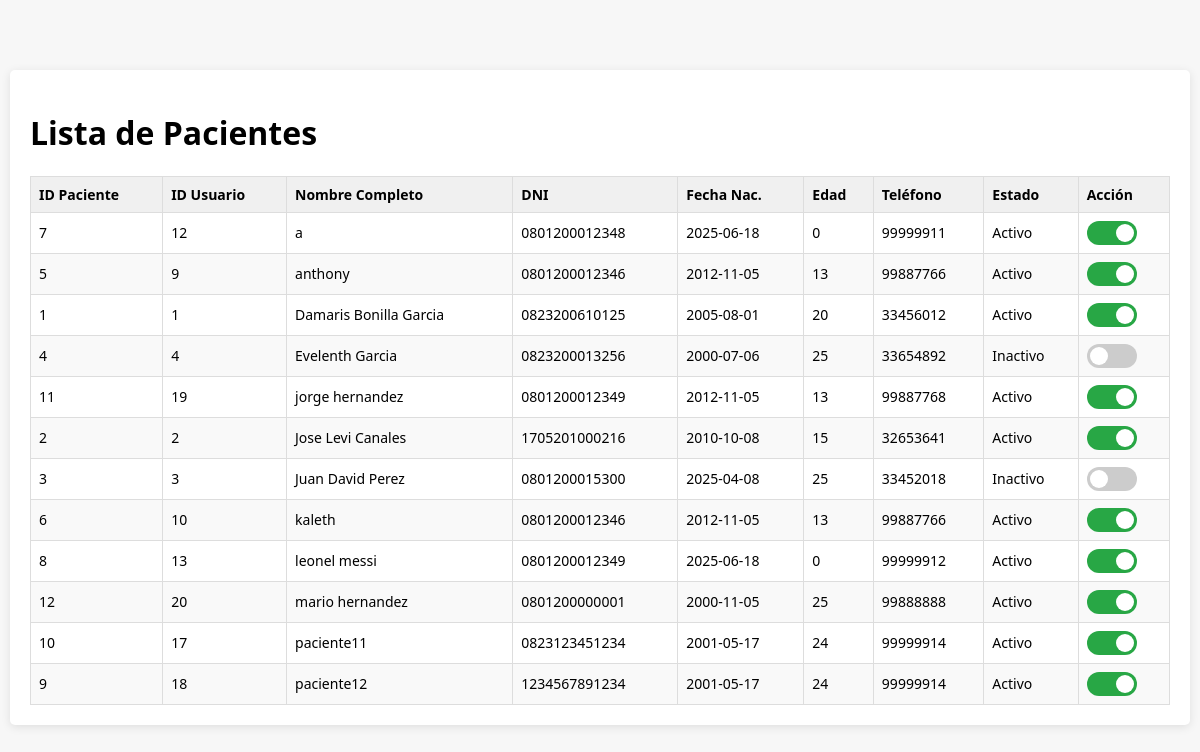
The app's page /Listar_pacientes.php, older data.
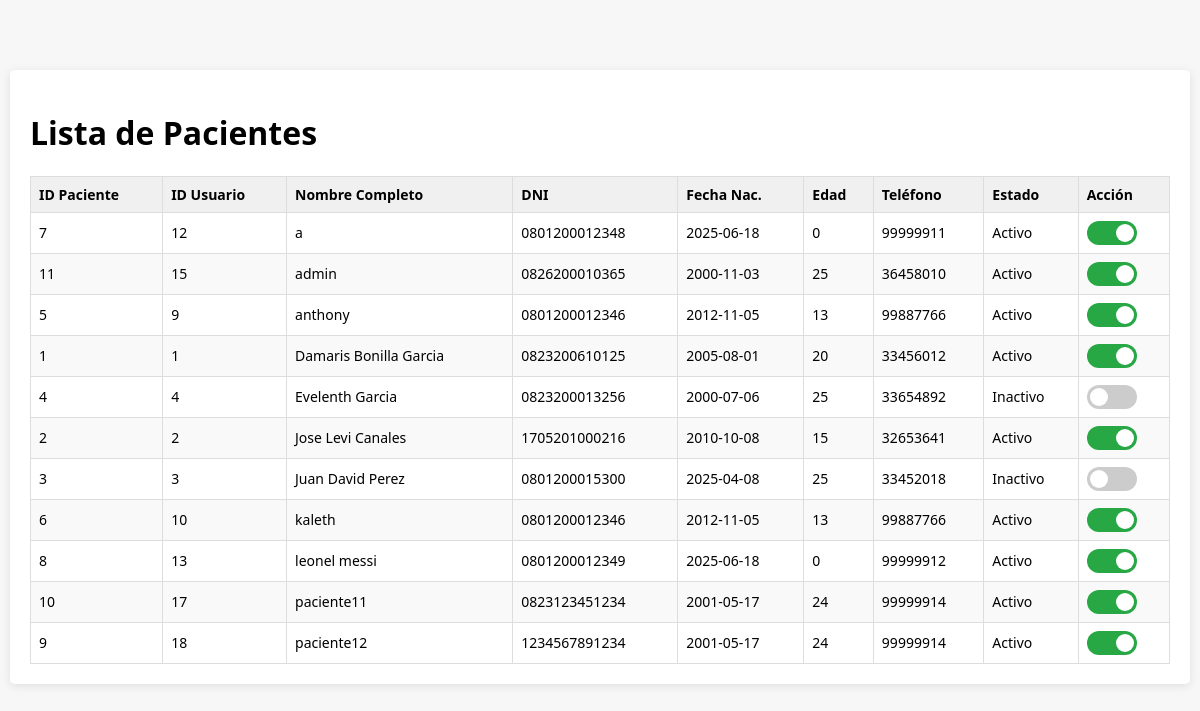
The same page, newer data.
### tables this page shows
CREATE TABLE `pacientes` (
  `id_pacientes` int(11) NOT NULL,
  `id_usuarios` int(11) NOT NULL,
  `nombre_completo` varchar(100) DEFAULT NULL,
  `DNI` varchar(20) DEFAULT NULL,
  `fecha_nacimiento` date DEFAULT NULL,
  `edad` int(11) DEFAULT NULL,
  `telefono` varchar(20) DEFAULT NULL,
  `estado` enum('Activo','Inactivo') NOT NULL DEFAULT 'Activo'
);

### Listar_pacientes.php (the view, shortened to what this page needs)
<?php
require_once 'db_connection.php';
$sql = "SELECT id_pacientes, id_usuarios, nombre_completo, DNI, fecha_nacimiento, edad, telefono, estado
        FROM pacientes ORDER BY nombre_completo ASC";
$resultado = $conexion->query($sql);
$total_entradas = $resultado->num_rows;
?>
<!DOCTYPE html>
<html lang="es">
<head>
    <link rel="stylesheet" href="https://cdnjs.cloudflare.com/ajax/libs/font-awesome/6.0.0-beta3/css/all.min.css">
</head>
<body>
    <div class="main-content">
        <h1>Lista de Pacientes</h1>
        <table>
            <thead>
                <tr>
                    <th>ID Paciente</th>
                    <th>ID Usuario</th>
                    <th>Nombre Completo</th>
                    <th>DNI</th>
                    <th>Fecha Nac.</th>
                    <th>Edad</th>
                    <th>Teléfono</th>
                    <th>Estado</th>
                    <th>Acción</th>
                </tr>
            </thead>
            <tbody>
            <?php
            if ($total_entradas > 0) {
                while($fila = $resultado->fetch_assoc()) {
                    echo "<tr>";
                    echo "<td>".htmlspecialchars($fila['id_pacientes'])."</td>";
                    echo "<td>".htmlspecialchars($fila['id_usuarios'])."</td>";
                    echo "<td>".htmlspecialchars($fila['nombre_completo'])."</td>";
                    echo "<td>".htmlspecialchars($fila['DNI'])."</td>";
                    echo "<td>".htmlspecialchars($fila['fecha_nacimiento'])."</td>";
                    echo "<td>".htmlspecialchars($fila['edad'])."</td>";
                    echo "<td>".htmlspecialchars($fila['telefono'])."</td>";
                    echo "<td class='estado-text'>".htmlspecialchars($fila['estado'])."</td>";
                    echo "<td>
                        <label class='switch'>
                            <input type='checkbox' class='estado-switch'
                                   data-id='".$fila['id_pacientes']."'
                                   ".(($fila['estado']=='Activo')?'checked':'').">
                            <span class='slider round'></span>
                        </label>
                    </td>";
                    echo "</tr>";
                }
            } else {
                echo "<tr><td colspan='9' style='text-align:center;'>No se encontraron pacientes.</td></tr>";
            }
            ?>
            </tbody>
        </table>
    </div>
</body>
</html>

Row changes from the older to the newer data that the page shows:
removed pacientes: id_pacientes "12", id_usuarios "20", nombre_completo "mario hernandez", DNI "0801200000001", fecha_nacimiento "2000-11-05", edad "25", telefono "99888888", estado "Activo"
changed pacientes id 11: id_usuarios "19" → "15"; nombre_completo "jorge hernandez" → "admin"; DNI "0801200012349" → "0826200010365"; fecha_nacimiento "2012-11-05" → "2000-11-03"; edad "13" → "25"; telefono "99887768" → "36458010"; moves up the list
